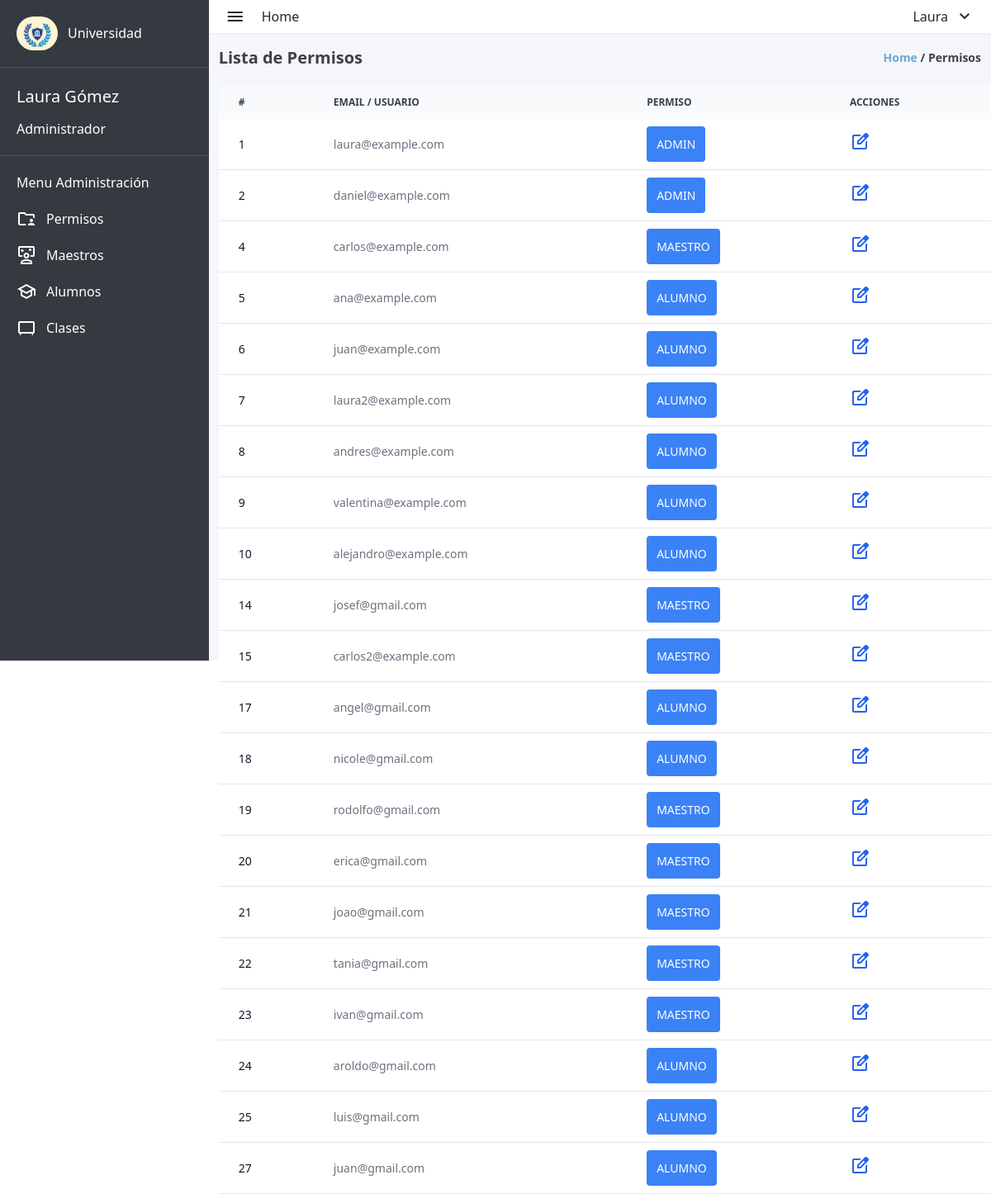
The page /views/admin/admin_permisos.php (signed in) on the database its author committed.
### tables this page shows
CREATE TABLE `usuarios` (
  `user_id` int(11) NOT NULL,
  `matricula` int(10) DEFAULT NULL,
  `nombre` varchar(100) DEFAULT NULL,
  `apellido` varchar(100) DEFAULT NULL,
  `correo_electronico` varchar(100) DEFAULT NULL,
  `contrasena` varchar(255) DEFAULT NULL,
  `direccion` varchar(100) DEFAULT NULL,
  `fecha_nacimiento` date DEFAULT NULL,
  `rol` enum('ADMIN','MAESTRO','ALUMNO') DEFAULT NULL,
  `materia_asignada` varchar(100) DEFAULT '0',
  `materias_inscritas` text DEFAULT NULL
);

### views/admin/admin_permisos.php (the view, shortened to what this page needs)
<?php
require_once "../../database/database.php";
$user_id = $_SESSION['id'];
$sql = "SELECT  nombre, apellido FROM usuarios WHERE user_id = '$user_id'";
$result = mysqli_query($conexion, $sql);
$row = mysqli_fetch_assoc($result);
if ($row) {
    $nombre = $row['nombre'];
    $apellido = $row['apellido'];
} else {
    echo "No se encontraron datos para el usuario con el ID proporcionado.";
}
?>
<!DOCTYPE html>
<html lang="en">
<head>
    <link rel="stylesheet" href="../../styles.css">
</head>
<body>
    <div class="w-screen h-screen flex bg-lightgray">
        <aside class="w-80 h-full bg-dark">
            <div class="flex items-center gap-3 p-5">
                <img class="rounded-full" src="../../assets/logo-aside.jpg" alt="university-logo" width="50px"
                    height="60px">
                <span class="text-white font-medium">Universidad</span>
            </div>
            <div style="width: 100%; height: 1px; background-color: #4c5157; "></div>
            <div class="text-white flex flex-col p-5 gap-3">
                <span style="font-size: 20px;"><?php echo $nombre . ' ' . $apellido; ?></span>
                <span>Administrador</span>
            </div>
            <div style="width: 100%; height: 1px; background-color: #4c5157; "></div>
            <div class="text-white flex flex-col gap-5 p-5">
                <p>Menu Administración</p>
                <div>
                    <a href="admin_permisos.php" class="flex items-center gap-3 ">
                        <span class="material-symbols-outlined ">
                        </span>
                        <span>Permisos</span>
                    </a>
                </div>
                <div>
                    <a href="admin_maestros.php" class="flex items-center gap-3 ">
                        <span class="material-symbols-outlined">
                        </span>
                        <span>Maestros</span>
                    </a>
                </div>
                <div>
                    <a href="admin_alumnos.php" class="flex items-center gap-3 ">
                        <span class="material-symbols-outlined">
                        </span>
                        <span>Alumnos</span>
                    </a>
                </div>
                <div>
                    <a href="admin_clases.php" class="flex items-center gap-3 ">
                        <span class="material-symbols-outlined">
                        </span>
                        <span>Clases</span>
                    </a>
                </div>
            </div>
        </aside>
        <div class="w-full flex flex-col">
            <header class="w-full flex items-center justify-between h-10 p-5 bg-white shadow-sm">
                <div class="flex items-center gap-5">
                    <span class="material-symbols-outlined text-zinc-800">
                    </span>
                    <a href="admin_dashboard.php"><span class="text-zinc-800 ">
                            Home
                        </span></a>
                </div>
                <nav>
                    <li class="flex items-center gap-2 text-zinc-800 cursor-pointer" onclick="toggleLogoutMenu()">
                        <?php echo $nombre ?>
                        <ul class="flex flex-col">
                            <span class="material-symbols-outlined">
                            </span>
                    </li>
                </nav>
            </header>
            <div class="h-full pl-3">
                <div class="w-full flex items-center justify-between pr-3 mt-4 mb-5">
                    <h1 class="font-bold text-zinc-700 text-xl ">Lista de Permisos</h1>
                    <p class="font-semibold text-sm text-zinc-700"><span class="text-myblue">Home</span> / Permisos
                    </p>
                </div>
                <div>
                    <table class="w-full text-sm text-left text-gray-500 dark:text-gray-400">
                        <thead class="text-xs text-gray-700 uppercase bg-gray-50 dark:bg-gray-700 dark:text-gray-400">
                            <tr>
                                <th scope="col" class="px-6 py-3">
                                    #
                                </th>
                                <th scope="col" class="px-6 py-3">
                                    Email / Usuario
                                </th>
                                <th scope="col" class="px-6 py-3">
                                    Permiso
                                </th>
                                <th scope="col" class="px-6 py-3">
                                    Acciones
                                </th>
                            </tr>
                        </thead>
                        <tbody>
                            <?php
                            $sql = "SELECT user_id, correo_electronico, rol FROM usuarios";
                            $result = $conexion->query($sql);
                            if ($result->num_rows > 0) {
                                while ($row = $result->fetch_assoc()) {
                                    echo '<tr class="bg-white border-b dark:bg-gray-900 dark:border-gray-700">';
                                    echo '<th scope="row" class="px-6 py-4 font-medium text-gray-900 whitespace-nowrap dark:text-white">' . $row["user_id"] . '</th>';
                                    echo '<td class="px-6 py-4">' . $row["correo_electronico"] . '</td>';
                                    echo '<td class="px-6 py-4">' . '<span class=" p-3 bg-blue-500 text-white rounded" >' . $row["rol"] . '</span>' . '</td>';
                                    echo '<td class="px-6 py-4">';
                                    echo '<a href="edit_permisos.php?user_id=' . $row["user_id"] . '" class="font-medium text-blue-600 dark:text-blue-500 hover:underline">';
                                    echo '<span class="material-symbols-outlined">edit_square</span></a>';
                                    echo '</td>';
                                    echo '</tr>';
                                }
                            }
                            ?>
                        </tbody>
                    </table>
                </div>
            </div>
        </div>
    </div>
</body>
</html>

### styles.css (style rules this page uses)
html { line-height: 1.5; -webkit-text-size-adjust: 100%; -moz-tab-size: 4; -o-tab-size: 4; tab-size: 4; font-family: ui-sans-serif, system-ui, -apple-system, BlinkMacSystemFont, "Segoe UI", Roboto, "Helvetica Neue", Arial, "Noto Sans", sans-serif, "Apple Color Emoji", "Segoe UI Emoji", "Segoe UI Symbol", "Noto Color Emoji"; font-feature-settings: normal; font-variation-settings: normal; }
body { margin: 0; line-height: inherit; }
h1, h2, h3, h4, h5, h6 { font-size: inherit; font-weight: inherit; }
a { color: inherit; text-decoration: inherit; }
table { text-indent: 0; border-color: inherit; border-collapse: collapse; }
blockquote, dl, dd, h1, h2, h3, h4, h5, h6, hr, figure, p, pre { margin: 0; }
ol, ul, menu { list-style: none; margin: 0; padding: 0; }
img, svg, video, canvas, audio, iframe, embed, object { display: block; vertical-align: middle; }
img, video { max-width: 100%; height: auto; }
.mb-5 { margin-bottom: 1.25rem; }
.mt-4 { margin-top: 1rem; }
.flex { display: flex; }
.h-10 { height: 2.5rem; }
.h-full { height: 100%; }
.h-screen { height: 100vh; }
.w-80 { width: 20rem; }
.w-full { width: 100%; }
.w-screen { width: 100vw; }
.cursor-pointer { cursor: pointer; }
.flex-col { flex-direction: column; }
.items-center { align-items: center; }
.justify-between { justify-content: space-between; }
.gap-2 { gap: 0.5rem; }
.gap-3 { gap: 0.75rem; }
.gap-5 { gap: 1.25rem; }
.whitespace-nowrap { white-space: nowrap; }
.rounded { border-radius: 0.25rem; }
.rounded-full { border-radius: 9999px; }
.border-b { border-bottom-width: 1px; }
.bg-blue-500 { --tw-bg-opacity: 1; background-color: rgb(59 130 246 / var(--tw-bg-opacity)); }
.bg-dark { --tw-bg-opacity: 1; background-color: rgb(53 58 64 / var(--tw-bg-opacity)); }
.bg-gray-50 { --tw-bg-opacity: 1; background-color: rgb(249 250 251 / var(--tw-bg-opacity)); }
.bg-lightgray { --tw-bg-opacity: 1; background-color: rgb(245 246 250 / var(--tw-bg-opacity)); }
.bg-white { --tw-bg-opacity: 1; background-color: rgb(255 255 255 / var(--tw-bg-opacity)); }
.p-3 { padding: 0.75rem; }
.p-5 { padding: 1.25rem; }
.px-6 { padding-left: 1.5rem; padding-right: 1.5rem; }
.py-3 { padding-top: 0.75rem; padding-bottom: 0.75rem; }
.py-4 { padding-top: 1rem; padding-bottom: 1rem; }
.pl-3 { padding-left: 0.75rem; }
.pr-3 { padding-right: 0.75rem; }
.text-left { text-align: left; }
.text-sm { font-size: 0.875rem; line-height: 1.25rem; }
.text-xl { font-size: 1.25rem; line-height: 1.75rem; }
.text-xs { font-size: 0.75rem; line-height: 1rem; }
.font-bold { font-weight: 700; }
.font-medium { font-weight: 500; }
.font-semibold { font-weight: 600; }
.uppercase { text-transform: uppercase; }
.text-blue-600 { --tw-text-opacity: 1; color: rgb(37 99 235 / var(--tw-text-opacity)); }
.text-gray-500 { --tw-text-opacity: 1; color: rgb(107 114 128 / var(--tw-text-opacity)); }
.text-gray-700 { --tw-text-opacity: 1; color: rgb(55 65 81 / var(--tw-text-opacity)); }
.text-gray-900 { --tw-text-opacity: 1; color: rgb(17 24 39 / var(--tw-text-opacity)); }
.text-myblue { --tw-text-opacity: 1; color: rgb(110 169 215 / var(--tw-text-opacity)); }
.text-white { --tw-text-opacity: 1; color: rgb(255 255 255 / var(--tw-text-opacity)); }
.text-zinc-700 { --tw-text-opacity: 1; color: rgb(63 63 70 / var(--tw-text-opacity)); }
.text-zinc-800 { --tw-text-opacity: 1; color: rgb(39 39 42 / var(--tw-text-opacity)); }
.shadow-sm { --tw-shadow: 0 1px 2px 0 rgb(0 0 0 / 0.05); --tw-shadow-colored: 0 1px 2px 0 var(--tw-shadow-color); box-shadow: var(--tw-ring-offset-shadow, 0 0 #0000), var(--tw-ring-shadow, 0 0 #0000), var(--tw-shadow); }

### rows shown on the page
usuarios: nombre "Laura", apellido "Gómez", user_id "1", correo_electronico "laura@example.com", rol "ADMIN"
usuarios: user_id "2", correo_electronico "daniel@example.com", rol "ADMIN"
usuarios: user_id "4", correo_electronico "carlos@example.com", rol "MAESTRO"
usuarios: user_id "5", correo_electronico "ana@example.com", rol "ALUMNO"
usuarios: user_id "6", correo_electronico "juan@example.com", rol "ALUMNO"
usuarios: user_id "7", correo_electronico "laura2@example.com", rol "ALUMNO"
usuarios: user_id "8", correo_electronico "andres@example.com", rol "ALUMNO"
usuarios: user_id "9", correo_electronico "valentina@example.com", rol "ALUMNO"
usuarios: user_id "10", correo_electronico "alejandro@example.com", rol "ALUMNO"
usuarios: user_id "14", correo_electronico "josef@gmail.com", rol "MAESTRO"
usuarios: user_id "15", correo_electronico "carlos2@example.com", rol "MAESTRO"
usuarios: user_id "17", correo_electronico "angel@gmail.com", rol "ALUMNO"
usuarios: user_id "18", correo_electronico "nicole@gmail.com", rol "ALUMNO"
usuarios: user_id "19", correo_electronico "rodolfo@gmail.com", rol "MAESTRO"
usuarios: user_id "20", correo_electronico "erica@gmail.com", rol "MAESTRO"
usuarios: user_id "21", correo_electronico "joao@gmail.com", rol "MAESTRO"
usuarios: user_id "22", correo_electronico "tania@gmail.com", rol "MAESTRO"
usuarios: user_id "23", correo_electronico "ivan@gmail.com", rol "MAESTRO"
usuarios: user_id "24", correo_electronico "aroldo@gmail.com", rol "ALUMNO"
usuarios: user_id "25", correo_electronico "luis@gmail.com", rol "ALUMNO"
usuarios: user_id "27", correo_electronico "juan@gmail.com", rol "ALUMNO"
